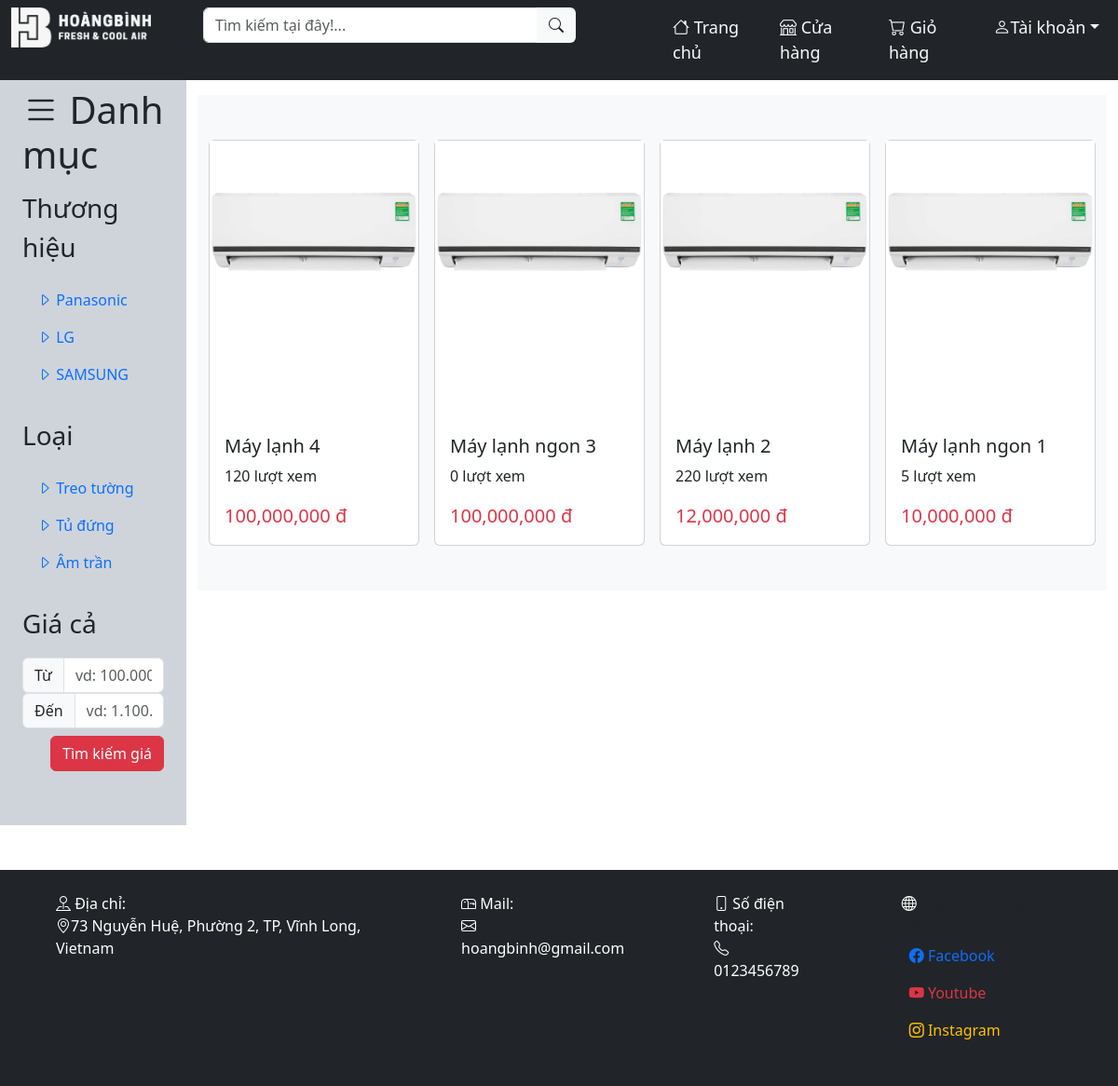
The page /shop.php on the database its author committed.
### tables this page shows
CREATE TABLE `brand` (
  `brand_id` int(10) NOT NULL,
  `brand_name` varchar(100) NOT NULL
);

CREATE TABLE `type` (
  `type_id` int(10) NOT NULL,
  `type_name` varchar(100) NOT NULL
);

CREATE TABLE `product` (
  `prd_id` int(10) NOT NULL,
  `prd_name` varchar(100) NOT NULL,
  `prd_price` decimal(50,0) NOT NULL,
  `prd_pricenew` float DEFAULT NULL,
  `prd_special` varchar(100) DEFAULT NULL,
  `prd_size` varchar(50) NOT NULL,
  `prd_inverter` varchar(10) NOT NULL DEFAULT 'Không',
  `prd_color` varchar(20) NOT NULL,
  `prd_vol` int(10) NOT NULL,
  `prd_speedlvl` int(10) NOT NULL,
  `picture` varchar(100) NOT NULL,
  `views` int(11) NOT NULL DEFAULT 0,
  `brand_id` int(10) NOT NULL,
  `type_id` int(10) NOT NULL
);

### handle/handle_sqldata.php (called while the page is built, shortened)
<?php
function getallproduct($sreach_array=['views']){
    $mapping = [
        'name' => 'prd_name',
        'min' => 'prd_price',
        'max' => 'prd_price',
        'brand' => 'brand_id',
        'type' => 'type_id',
        'views' => 'views'
    ];
    require "db_con.php";
    $sql="SELECT * FROM product";
    $sql.=" WHERE 1";
    foreach($sreach_array as $key => $value) {
        if($key === 'name') {
            $sql .= " AND $mapping[$key] LIKE '%$value%'";
        } else if($key === 'min') {
            $sql .= " AND $mapping[$key] >= $value";
        } else if($key === 'max') {
            $sql .= " AND $mapping[$key] <= $value";
        } else if($key === 'brand') {
            $sql .= " AND $mapping[$key] = $value";
        } else if($key === 'type') {
            $sql .= " AND $mapping[$key] = $value";
        } else if($key === 'views') {
            $sql .= " ORDER BY views DESC";
        } else {
            $sql .= " ORDER BY prd_id DESC";
        }
    }
    $result = mysqli_query($conn, $sql);
    $resultArray=mysqli_fetch_all($result,MYSQLI_ASSOC);
    return $resultArray;
}
function getallbrand($id){
    require "db_con.php";
    $sql="SELECT * FROM brand";
    $result = mysqli_query($conn, $sql);
    return $result;
}
function getalltype($id){
    require "db_con.php";
    $sql="SELECT * FROM type";
    $result = mysqli_query($conn, $sql);
    return $result;
}
?>

### shop.php (the view, shortened to what this page needs)
<?php
  include "./handle/db_con.php";
  include "./handle/handle_sqldata.php";
  require "./web/echoHTML.php";
  $url="http://localhost".$_SERVER['REQUEST_URI'];
  $parts=parse_url($url);
  if(isset($parts['query'])){
    parse_str($parts['query'],$result);
    $productdata=getallproduct($result);
  }else{
    $productdata=getallproduct();
  }
  $branddata=getallbrand(FALSE);
  $typedata=getalltype(FALSE);
?>
<!DOCTYPE html>
<html lang="en">
<head>
    <link rel="stylesheet" href="./css/style.css">
    <link rel="stylesheet" href="./css/bootstrap.css">
    <link rel="stylesheet" href="https://cdn.jsdelivr.net/npm/bootstrap-icons@1.11.1/font/bootstrap-icons.css">
</head>
<body>
<?php
    addHeader();
?>
<div class="container-fluid">
  <div class="row flex-nowrap">
      <div class="col-auto col-md-3 col-xl-2 px-sm-2 px-0 bg-dark-subtle">
          <div class="d-flex flex-column align-items-center align-items-sm-start px-3 pt-2 text-dark min-vh-100">
              <h1><i class="bi-list"></i> Danh mục</h1>
              <ul class="nav nav-pills flex-column">
                  <li>
                    <p class="fs-3 mt-1">Thương hiệu</p>
                    <ul class="nav flex-column">
                      <?php
                        foreach($branddata as $brddata){
                          echo '<li>
                                  <a href="#"';
                          if(isset($result['brand'])){
                            if($brddata['brand_id']==$result['brand']){
                              echo 'class="nav-link btn-secondary search-filter"';
                            }else{
                              echo 'class="nav-link disabled"';
                            }
                          }else{
                            echo 'class="nav-link search-filter"';
                          }
                          echo 'data-mtype="brand" data-mvalue="'.$brddata['brand_id'].'"><i class="bi-caret-right"></i> '.$brddata['brand_name'].'</a>
                                </li>';
                        }
                      ?>
                    </ul>
                  </li>
                  <li>
                    <p class="fs-3 mt-4">Loại</p>
                    <ul class="nav flex-column">
                      <?php
                        foreach($typedata as $tdata){
                          echo '<li>
                                  <a href="#"';
                          if(isset($result['type'])){
                            if($tdata['type_id']==$result['type']){
                              echo 'class="nav-link btn-secondary search-filter"';
                            }else{
                              echo 'class="nav-link disabled"';
                            }
                          }else{
                            echo 'class="nav-link search-filter"';
                          }
                          echo 'data-mtype="type" data-mvalue="'.$tdata['type_id'].'"><i class="bi-caret-right"></i> '.$tdata['type_name'].'</a>
                                </li>';
                        }
                      ?>
                    </ul>
                  </li>
                  <li>
                    <p class="fs-3 mt-4">Giá cả</p>
                    <ul class="nav flex-column">
                      <li>
                        <div class="input-group">
                          <span class="input-group-text">Từ</span>
                          <input id="search_min" type="text" class="form-control" placeholder="vd: 100.000 đ" value="<?php if(isset($result['min'])) echo $result['min'];?>">
                        </div>
                        <div class="input-group">
                          <span class="input-group-text">Đến</span>
                          <input id="search_max" type="text" class="form-control" placeholder="vd: 1.100.000 đ" value="<?php if(isset($result['max'])) echo $result['max'];?>">
                        </div>
                        <button type="button" class="btn btn-danger float-end mt-2 search_money">Tìm kiếm giá</button>
                      </li>
                    </ul>
                  </li>
              </ul>
          </div>
      </div>
      <div class="col py-3">
        <div id="shop-product" class="py-5 bg-light">
          <div class="container">
              <div class="row row-cols-1 row-cols-md-2 row-cols-lg-3 row-cols-lg-4 g-3">
                  <?php
                    foreach($productdata as $item){
                      echo '<div class="col">
                            <div class="card">
                              <a class="text-decoration-none" href="view.php?id='.$item['prd_id'].'">
                                <div id="product-box" class="card-img-top bg-img hover-zoom">
                                    <img class="img-fluid" src="./product_image/'.$item['picture'].'">
                                </div>
                                <div class="card-body">
                                    <h5 class="card-title text-dark">'.$item['prd_name'].'</h5>
                                    <p class="text-dark">'.$item['views'].' lượt xem</p>
                            <p class="card-text fs-5 text-danger">'.number_format($item['prd_price']).' đ</p>
                                </div>
                            </div>
                            </a>
                        </div>';
                    }
                  ?>
              </div>
          </div>
      </div>
      </div>
  </div>
</div>
<?php
  addFooter();
?>
</body>
</html>

### web/echoHTML.php (shortened to what this page needs)
<?php
function addHeader(){
    echo '<div id="header" class="navbar navbar-expand bg-dark sticky-top">
    <div class="container-fluid d-flex justify-content-center">
        <ul class="navbar-nav">
            <li class="nav-item">
                <a href="index.php" class="navbar-brand me-2 d-none d-lg-inline">
                    <img id="logo" src="./images/longlogo.png">
                </a>
                <a href="index.php" class="navbar-brand me-2 d-none d-sm-inline d-lg-none">
                    <img id="logosmall" src="./images/logo.png" alt="">
                </a>
            </li>
            <li class="nav-item mx-sm-1 mx-lg-5">
                <div id="search-box" class="input-group d-flex justify-content-center">
                    <input id="search-bar" type="text" class="form-control sreach_name_box" placeholder="Tìm kiếm tại đây!...">
                    <span id="search-bt" class="input-group-text btn sreach_name_btn bg-light"><i class="bi-search"></i></span>
                </div>
            </li>
            <li class="nav-item mx-sm-1 ms-lg-5 me-2">
                <a id="header-item" class="nav-link text-light" href="index.php">
                    <i class="bi-house"></i>
                    <p class="d-none d-lg-inline">Trang chủ</p></a>
              </a>
            </li>
            <li class="nav-item me-2">
                <a id="header-item" class="nav-link text-light" href="shop.php">
                    <i class="bi-shop"></i>
                    <p class="d-none d-lg-inline">Cửa hàng</p></a>
              </a>
            </li>
            <li class="nav-item me-2">
                <a id="header-item" class="nav-link text-light" href="cart.php">
                    <i class="bi-cart"></i>
                    <p class="d-none d-lg-inline">Giỏ hàng</p></a>
            </li>
            <li class="nav-item">';
            $uname="Tài khoản";
            echo '<dir class="dropdown p-0 m-0">
                <a id="header-item" class="dropdown-toggle nav-link text-light" href="#" data-bs-toggle="dropdown">
                    <i class="bi-person"></i>';
            if(isset($_SESSION["username"])){
                $uname=$_SESSION["username"];
                echo '<p class="d-none d-lg-inline">'.$uname.'</p></a>
                    <ul class="dropdown-menu dropdown-menu-dark text-small shadow position-absolute">';
                if(isset($_SESSION["permission"]))
                {
                    echo '<li><a class="dropdown-item" href="admin.php">Admin</a></li>';
                }
                echo '<li><a class="dropdown-item" href="./handle/handle_logout.php">Đăng xuất</a></li>';
            }else{
                echo '<p class="d-none d-lg-inline">'.$uname.'</p></a>
                    <ul class="dropdown-menu dropdown-menu-dark text-small shadow position-absolute">
                        <li><a class="dropdown-item" href="login.php">Đăng nhập</a></li>
                        <li><a class="dropdown-item" href="register.php">Đăng ký</a></li>
                        </ul>
                    </div>';
            }
        echo '</li>
            </ul>
        </div>
    </div>';
}
function addFooter(){
    echo '<div id="footer" class="navbar navbar-expand-sm bg-dark mt-5">
    <div class="container-fluid justify-content-center pb-3">
        <ul class="navbar-nav">
            <li class="nav-item mx-5 my-3 text-white">
                <i class="bi-pin-map"></i>
                Địa chỉ:
                <p><i class="bi-geo-alt"></i>73 Nguyễn Huệ, Phường 2, TP, Vĩnh Long, Vietnam</p>
            </li>
            <li class="nav-item mx-5 my-3 text-white">
                <i class="bi-mailbox"></i>
                Mail:
                <p><i class="bi-envelope"></i>hoangbinh@gmail.com</p>
            </li>
            <li class="nav-item mx-5 my-3 text-white">
                <i class="bi-phone"></i>
                Số điện thoại:
                <p><i class="bi-telephone"></i> 0123456789</p>
            </li>
            <li class="nav-item mx-5 my-3">
                <i class="bi-globe text-white"></i>
                Theo dõi chúng tôi trên:
                <a href="https://www.facebook.com/" class="nav-link text-primary"><i class="bi-facebook"></i> Facebook</a>
                <a href="https://www.youtube.com/" class="nav-link text-danger"><i class="bi-youtube"></i> Youtube</a>
                <a href="https://www.instagram.com/" class="nav-link text-warning"><i class="bi-instagram"></i> Instagram</a>
            </li>
        </ul>
    </div>
</div>';
}
?>

### css/style.css (style rules this page uses)
body { font-family: Arial, Helvetica, sans-serif; }
#logo { width: 150px; }
#header-item { font-size: large; }
#search-box { width: 400px; }
#product-box { min-height: 300px; }

### rows shown on the page
brand: $brddata['brand_id'] 1 (drawn), brand_name "Panasonic"
brand: $brddata['brand_id'] 2 (drawn), brand_name "LG"
brand: $brddata['brand_id'] 3 (drawn), brand_name "SAMSUNG"
type: $tdata['type_id'] 1 (drawn), type_name "Treo tường"
type: $tdata['type_id'] 2 (drawn), type_name "Tủ đứng"
type: $tdata['type_id'] 3 (drawn), type_name "Âm trần"
product: picture (picture), prd_name "Máy lạnh 4", views "120", prd_price "100,000,000"
product: picture (picture), prd_name "Máy lạnh ngon 3", views "0", prd_price "100,000,000"
product: picture (picture), prd_name "Máy lạnh 2", views "220", prd_price "12,000,000"
product: picture (picture), prd_name "Máy lạnh ngon 1", views "5", prd_price "10,000,000"

### other values the page prints
$uname "Tài khoản"
